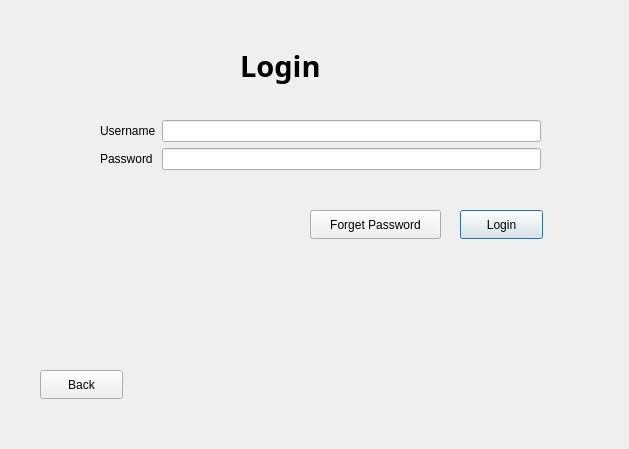
<?xml version="1.0" encoding="UTF-8"?>
<ui version="4.0">
 <class>Login_Page</class>
 <widget class="QDialog" name="Login_Page">
  <property name="geometry">
   <rect>
    <x>0</x>
    <y>0</y>
    <width>629</width>
    <height>449</height>
   </rect>
  </property>
  <property name="windowTitle">
   <string>Dialog</string>
  </property>
  <widget class="QLabel" name="label">
   <property name="geometry">
    <rect>
     <x>240</x>
     <y>30</y>
     <width>221</width>
     <height>71</height>
    </rect>
   </property>
   <property name="font">
    <font>
     <family>Rockwell Extra Bold</family>
     <pointsize>22</pointsize>
     <bold>true</bold>
    </font>
   </property>
   <property name="text">
    <string>Login</string>
   </property>
  </widget>
  <widget class="QWidget" name="formLayoutWidget">
   <property name="geometry">
    <rect>
     <x>100</x>
     <y>120</y>
     <width>441</width>
     <height>81</height>
    </rect>
   </property>
   <layout class="QFormLayout" name="formLayout">
    <item row="0" column="0">
     <widget class="QLabel" name="label_2">
      <property name="text">
       <string>Username</string>
      </property>
     </widget>
    </item>
    <item row="1" column="0">
     <widget class="QLabel" name="label_3">
      <property name="text">
       <string>Password</string>
      </property>
     </widget>
    </item>
    <item row="0" column="1">
     <widget class="QLineEdit" name="UserInLogin"/>
    </item>
    <item row="1" column="1">
     <widget class="QLineEdit" name="PassInLogin"/>
    </item>
   </layout>
  </widget>
  <widget class="QPushButton" name="pushButton">
   <property name="geometry">
    <rect>
     <x>460</x>
     <y>210</y>
     <width>83</width>
     <height>29</height>
    </rect>
   </property>
   <property name="text">
    <string>Login</string>
   </property>
  </widget>
  <widget class="QPushButton" name="pushButton_2">
   <property name="geometry">
    <rect>
     <x>310</x>
     <y>210</y>
     <width>131</width>
     <height>29</height>
    </rect>
   </property>
   <property name="text">
    <string>Forget Password</string>
   </property>
  </widget>
  <widget class="QPushButton" name="pushButton_3">
   <property name="geometry">
    <rect>
     <x>40</x>
     <y>370</y>
     <width>83</width>
     <height>29</height>
    </rect>
   </property>
   <property name="text">
    <string>Back</string>
   </property>
  </widget>
 </widget>
 <resources/>
 <connections/>
</ui>
